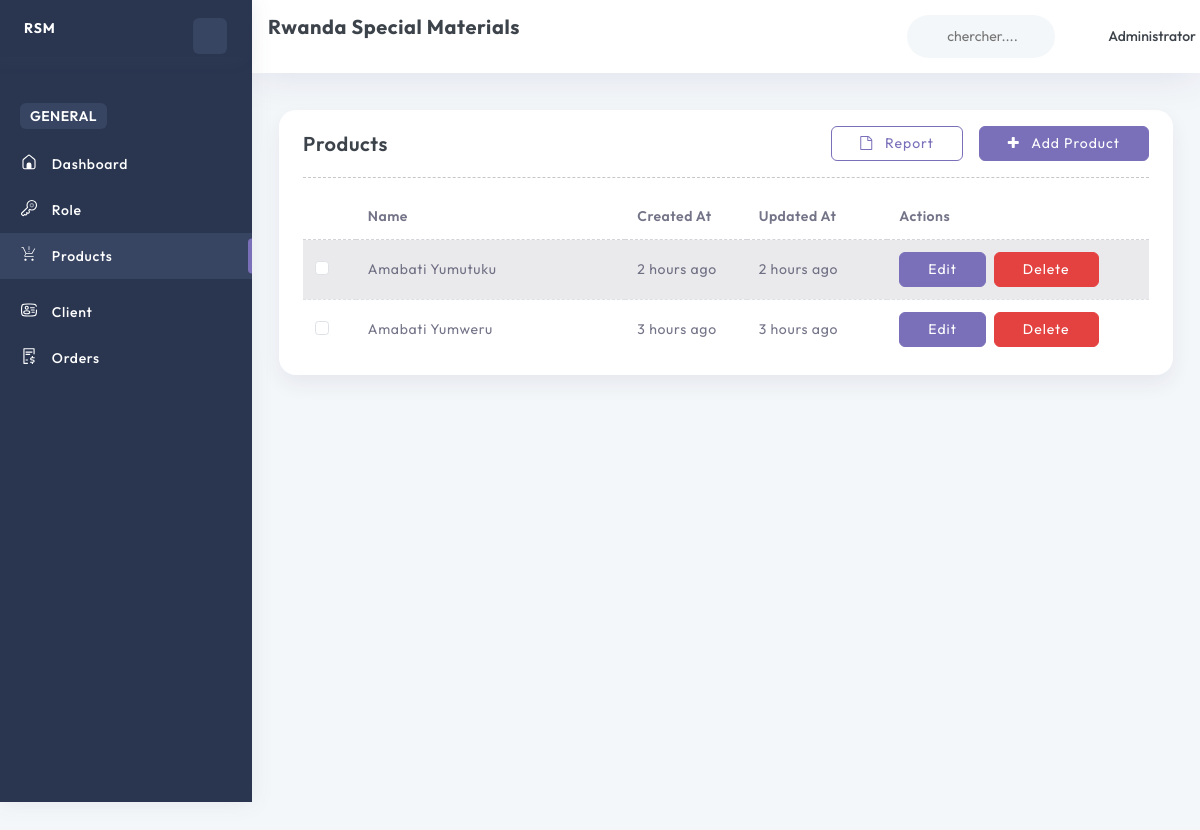
Page /products/ (signed in) on the committed database.
### account/models.py (models this page shows, shortened)
class User(AbstractBaseUser, PermissionsMixin):
    email = models.EmailField(unique=True)
    name = models.CharField(max_length=255)
    phone_number = models.CharField(max_length=15, unique=True)
    image = ProcessedImageField(
        upload_to=user_image_path,
        processors=[ResizeToFill(720, 720)],
        format='JPEG',
        options={'quality': 90},
        null=True,
        blank=True,
    )
    role = models.ForeignKey(Role, on_delete=models.SET_NULL, null=True, blank=True)
    slug = models.SlugField(unique=True, max_length=255, null=True, blank=True)
    added_by = models.ForeignKey('self', on_delete=models.CASCADE, null=True, blank=True, related_name='added_users')
    is_active = models.BooleanField(default=True)
    is_staff = models.BooleanField(default=False)
    created_at = models.DateTimeField(default=timezone.now)
    updated_at = models.DateTimeField(auto_now=True)
    objects = CustomUserManager()
    USERNAME_FIELD = 'email'
    REQUIRED_FIELDS = ['name', 'phone_number']

### base/models.py (models this page shows, shortened)
class Product(models.Model):
    name = models.CharField(max_length=255, unique=True)
    slug = models.SlugField(max_length=255, unique=True, blank=True)
    created_at = models.DateTimeField(default=timezone.now, editable=False)
    updated_at = models.DateTimeField(auto_now=True)

### base/views.py (the view)
# urls.py: path('products/', getProducts, name="getProducts"),
@ login_required
@ permission_required('base.view_product', raise_exception=True)
def getProducts(request):
    products = Product.objects.all().order_by('-created_at')
    context = {
        'products': products,
    }
    return render(request, 'pages/products/index.html', context)

### templates/pages/products/index.html (shortened to what this page needs)
{% extends 'layouts/app.html' %}
{% load static %}
{% load humanize %}
{% block content %}
<div class="container-fluid">
    <div class="row">
        <div class="col-sm-12">
            <div class="card">
                <div class="card-body">
                    <div class="list-product-header">
                        <div class="d-flex justify-content-between">
                            <h4>Products</h4>
                            <div>
                                <a class="btn btn-primary" href="{% url 'base:addProduct' %}"><i class="fa fa-plus"></i> Add Product</a>
                                <a class="btn btn-outline-primary mx-3" href="#"><i class="fa fa-file-o"></i> Report</a>
                            </div>
                        </div>
                    </div>
                    <hr>
                    <div class="list-product">
                        <table class="table table-striped" id="product-table">
                            <thead>
                                <tr>
                                    <th>
                                    </th>
                                    <th><span class="f-light f-w-600">Name</span></th>
                                    <th><span class="f-light f-w-600">Created At</span></th>
                                    <th><span class="f-light f-w-600">Updated At</span></th>
                                    <th><span class="f-light f-w-600">Actions</span></th>
                                </tr>
                            </thead>
                            <tbody>
                                {% for product in products %}
                                <tr class="product-row">
                                    <td>
                                        <div class="form-check">
                                            <input class="form-check-input checkbox-primary" type="checkbox">
                                        </div>
                                    </td>
                                    <td><p class="f-light">{{ product.name }}</p></td>
                                    <td><p class="f-light">{{ product.created_at|naturaltime }}</p></td>
                                    <td><p class="f-light">{{ product.updated_at|naturaltime }}</p></td>
                                    <td>
                                        <div class="product-action">
                                            <a href="{% url 'base:editProduct' product.slug %}" class="btn btn-primary">
                                                Edit
                                            </a>
                                            <a href="{% url 'base:deleteProduct' product.slug %}" class="btn btn-danger" onclick="return confirm('Are you sure you want to delete the product \'{{ product.name }}\'?');">
                                                Delete
                                            </a>
                                        </div>
                                    </td>
                                </tr>
                                {% endfor %}
                            </tbody>
                        </table>
                    </div>
                </div>
            </div>
        </div>
    </div>
</div>
{% endblock %}

### templates/inc/header.html (shortened to what this page needs)
{% load static %}
<div class="page-header row">
    <div class="col-4 col-xl-4 page-title">
        <h4 class="f-w-700">Rwanda Special Materials</h4>
    </div>
    <div class="header-wrapper col m-0">
        <div class="row">
            <div class="nav-right col-xxl-8 col-xl-6 col-md-7 col-8 pull-right right-header p-0 ms-auto">
                <ul class="nav-menus">
                    <li>
                        <div class="form-group w-100">
                            <div class="Typeahead Typeahead--twitterUsers">
                                <div class="u-posRelative d-flex align-items-center">
                                    <svg class="search-bg svg-color">
                                        <use href="{% static 'svg/icon-sprite.svg#search' %}"></use>
                                    </svg>
                                    <input class="demo-input py-0 Typeahead-input form-control-plaintext w-100" type="text" placeholder="chercher...." name="q" title="">
                                </div>
                            </div>
                        </div>
                    </li>
                    <li class="profile-nav onhover-dropdown px-0 py-0">
                        <div class="d-flex profile-media align-items-center">
                            <div class="flex-grow-1">
                                <span>
                                    {{ request.user.name }}
                                </span>
                            </div>
                        </div>
                    </li>
                </ul>
            </div>
        </div>
    </div>
</div>

### rows in the picture
User: user.name "Administrator"
Product: name "Amabati Yumutuku", created_at "2 hours ago", updated_at "2 hours ago"
Product: name "Amabati Yumweru", created_at "3 hours ago", updated_at "3 hours ago"
